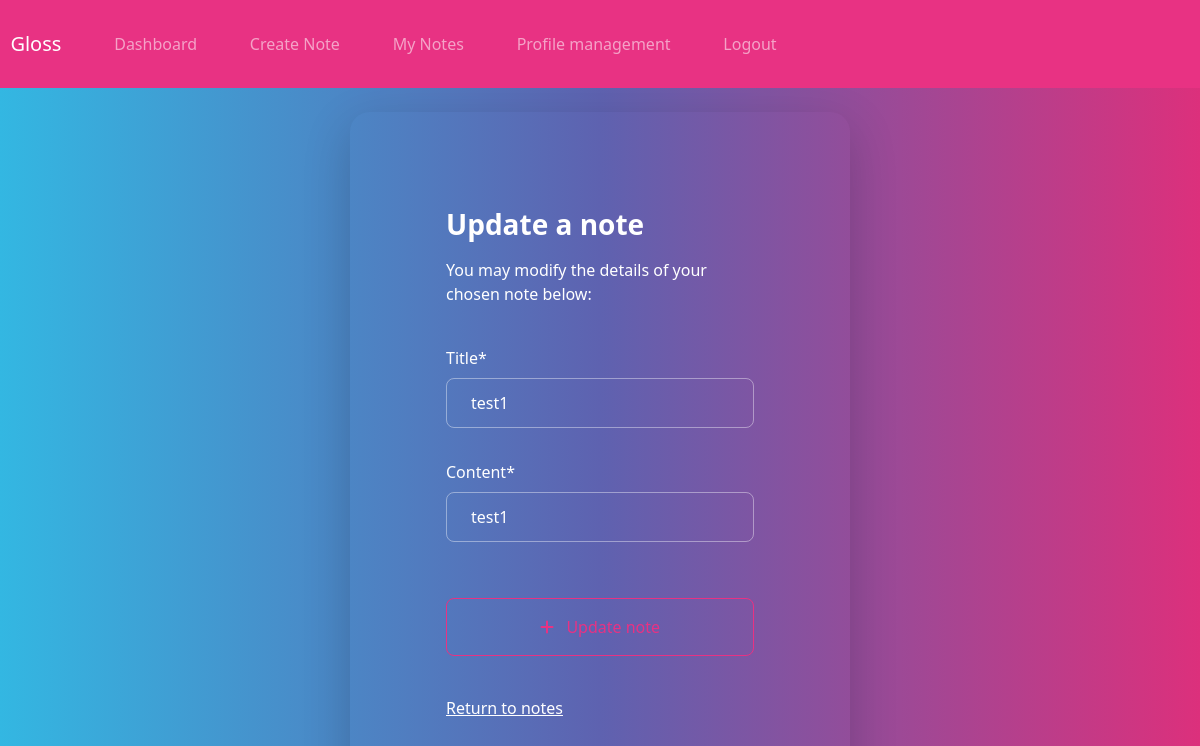
The app's page /update-note/27 (signed in), older data.
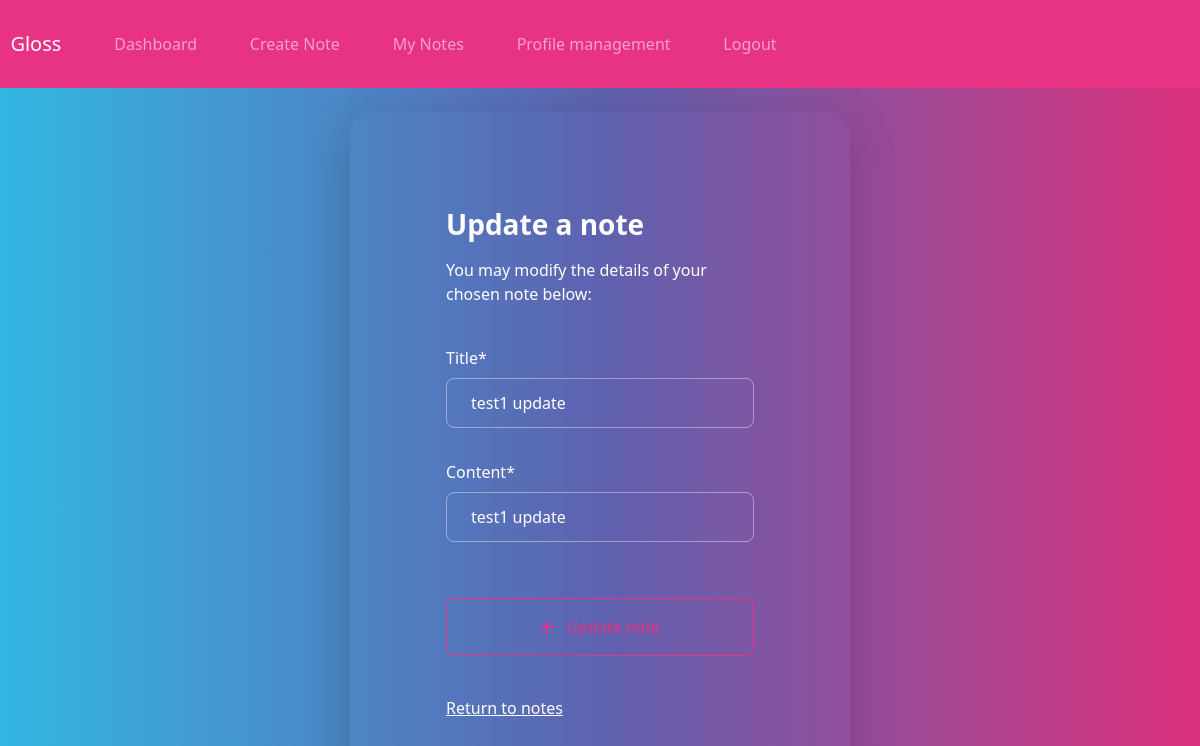
The same page, newer data.
### note/models.py (models this page shows)
class Note(models.Model):
    title = models.CharField(max_length=150)
    content = models.CharField(max_length=400)
    date_posted = models.DateTimeField(auto_now_add=True)
    user = models.ForeignKey(User, max_length=10, on_delete=models.CASCADE, null=True)

### note/views.py (the view)
# urls.py: path('update-note/<str:pk>', views.update_note, name='update-note'),
@login_required(login_url='my-login')
def update_note(request, pk):
    try:
        note = Note.objects.get(id=pk, user=request.user)
    except:  # noqa: E722
        return redirect('my-notes')
    form = NoteForm(instance=note)
    if request.method == 'POST':
        form = NoteForm(request.POST, instance=note)
        if form.is_valid():
            form.save()
            messages.success(request, 'Note updated!')
            return redirect('my-notes')
    context = {'UpdateNote': form}
    return render(request, 'note/update-note.html', context)

### note/forms.py
class NoteForm(ModelForm):
    class Meta:
        model = Note
        fields: ClassVar[list[str]] = [
            'title',
            'content',
        ]
        exclude: ClassVar[list[str]] = [
            'user',
        ]

### note/templates/note/update-note.html (shortened to what this page needs)
{% extends 'note/navbar.html' %}
{% load crispy_forms_tags %}
{% block content %}
  <br />
  <div class="container bg-tertiary shadow-lg p-5 form-layout">
    <h3>Update a note</h3>
    <p>You may modify the details of your chosen note below:</p>
    <br />
    <form method="POST" autocomplete="off">
      {{ UpdateNote|crispy }}
      <br />
      <button class="btn btn-outline-primary btn-md w-100 btn-block p-2" type="submit"><i class="fa fa-plus" aria-hidden="true"></i> &nbsp; Update note</button>
    </form>
    <br />
    <a href="{% url 'my-notes' %}">Return to notes</a>
  </div>
  <br />
{% endblock %}

Row changes from the older to the newer data that the page shows:
changed Note: title "test1" → "test1 update"; content "test1" → "test1 update"
